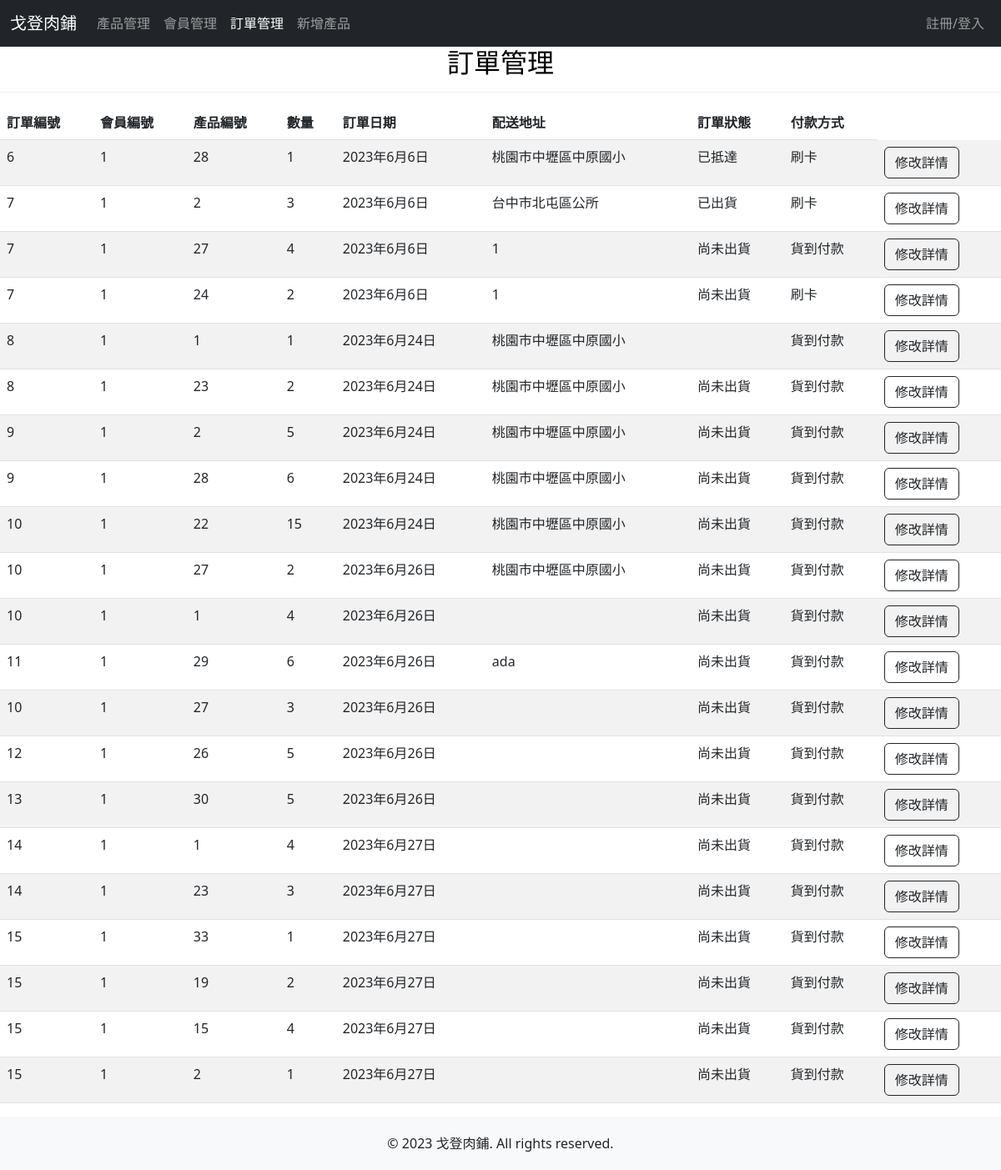
Page /orders_view/ on the committed database.
### mywebsite/models.py (models this page shows)
class order_detail(models.Model):
    PAYMENT_METHOD_CHOICES = [
        ('COD', '貨到付款'),
        ('CC', '刷卡'),
        ('CVS', '超商'),
    ]
    ORDER_STATUS_CHOICES = [
        ('NOT_SHIPPED', '尚未出貨'),
        ('SHIPPED', '已出貨'),
        ('ARRIVED', '已抵達'),
    ]
    ODID = models.AutoField('訂單明細編號', primary_key=True)
    OID = models.IntegerField('訂單編號')
    MID = models.CharField('會員編號', max_length=1000)
    PID = models.CharField('產品編號', max_length=1000)
    PNUM = models.IntegerField('數量')
    ODate = models.DateField('訂單日期', auto_now_add=True)
    OAddr = models.CharField('配送地址', max_length=100)
    OStatus = models.CharField('訂單狀態',max_length=12, choices=ORDER_STATUS_CHOICES, default='NOT_SHIPPED')
    OPayment = models.CharField('付款方式',max_length=3, choices=PAYMENT_METHOD_CHOICES, default='COD')

### mywebsite/views.py (the view)
# urls.py: path('orders_view/', views.orders_view),
def orders_view(request):
    ord = order_detail.objects.all()
    return render(request, 'orders_page.html', locals())

### templates/orders_page.html (shortened to what this page needs)
<!DOCTYPE html>
<html>
    <head>
        <link href="https://cdn.jsdelivr.net/npm/bootstrap@5.3.0-alpha3/dist/css/bootstrap.min.css" rel="stylesheet">
        {% load static %}
        <link href="{% static 'css/styles.css'%}" rel="stylesheet" />
        <link rel="stylesheet" href="https://use.fontawesome.com/releases/v5.6.3/css/all.css"
>
    </head>
    <body id="page-top">
        <nav class="navbar navbar-default navbar-expand-lg navbar-dark bg-dark fixed-top">
            <div class="container-fluid">
                <a class="navbar-brand" href="/dashboard" style="color: white;">戈登肉鋪</a>
                <div class="collapse navbar-collapse" id="navbarSupportedContent">
                    <ul class="navbar-nav me-auto mb-2 mb-lg-0">
                        <li class="nav-item">
                            <a class="nav-link" aria-current="page" href="../dashboard/#products">產品管理</a>
                        </li>
                        <li class="nav-item dropdown">
                          <a class="nav-link" aria-current="page" href="../dashboard/#member">會員管理</a>
                        </li>
                        <li class="nav-item">
                            <a class="nav-link active" href="../orders_view/">訂單管理</a>
                        </li>
                        <li class="nav-item">
                          <a class="nav-link" href="../addp_view/">新增產品</a>
                      </li>
                    </ul>
                    <ul class="navbar-nav">
                      {% if request.Name %}
                      <li class="nav-item dropdown">
                        <a class="nav-link dropdown-toggle" href="#" id="navbarDropdown" role="button" data-bs-toggle="dropdown" aria-expanded="false">
                            {{ request.Name }} {% if request.is_manager %}(管理员){% endif %}
                            </a>
                            <ul class="dropdown-menu" aria-labelledby="navbarDropdown">
                              <li><a class="dropdown-item" href="{% url 'logout' %}">登出</a></li>
                            </ul>
                        </li>
                        {% else %}
                        <li class="nav-item">
                            <a class="nav-link" href="../login/">註冊/登入</a>
                        </li>
                        {% endif %}
                    </ul>
                </div>
              </div>
        </nav>
        <div id = "order">
            <div class="color-block h2-with-border">
              <h2 class="tit">訂單管理</h2>
            </div>
            <hr>
            <div class="table-responsive">
              <table class="table table-striped table-hover table-custom">
                <thead class="thead-dark">
                <thead>
                  <tr>
                    <th>訂單編號</th>
                    <th>會員編號</th>
                    <th>產品編號</th>
                    <th>數量</th>
                    <th>訂單日期</th>
                    <th>配送地址</th>
                    <th>訂單狀態</th>
                    <th>付款方式</th>
                  </tr>
                </thead>
                <tbody>
                  {% for o in ord %}
                  <tr>
                    <form action="/or_e_view/" method = "POST">{% csrf_token %}
                      <td>{{ o.OID }}</td>
                      <td>{{ o.MID }}</td>
                      <td>{{ o.PID }}</td>
                      <td>{{ o.PNUM }}</td>
                      <td>{{ o.ODate }}</td>
                      <td>{{ o.OAddr }}</td>
                      <td>
                        {% if o.OStatus == 'NOT_SHIPPED' %}尚未出貨{% endif %}
                        {% if o.OStatus == 'SHIPPED' %}已出貨{% endif %}
                        {% if o.OStatus == 'ARRIVED' %}已抵達{% endif %}
                      </td>
                      <td>
                        {% if o.OPayment == 'COD' %}貨到付款{% endif %}
                        {% if o.OPayment == 'CC' %}刷卡{% endif %}
                      </td>
                      <td>
                        <input type="submit" value="修改詳情" class="btn btn-outline-dark">
                      </td>
                    </form>
                  </tr>
                  {% endfor %}
              </table>
            </div>
          </div>
    <footer class="footer">
        <div class="container">
            <span>© 2023 戈登肉鋪. All rights reserved.</span>
        </div>
    </footer>
</body>
</html>

### static/css/styles.css (style rules this page uses)
.footer { background-color: #f8f9fa; padding: 20px 0; text-align: center; }

### templates/orders_page.html (style rules this page uses)
.table-custom tbody tr:nth-child(even) { background-color: #f2f2f2; }
.table-custom tbody tr:nth-child(odd) { background-color: #bebdbd; }
hr { border-color: #bebdbd; }
.table-hover tbody tr { transition: 0.5s; }
.tit { color: black; }
.h2-with-border { text-decoration-color: black; }
h2 { text-align: center; }

### rows in the picture
order_detail: OID "6", MID "1", PID "28", PNUM "1", ODate "2023年6月6日", OAddr "桃園市中壢區中原國小", OStatus "已抵達", OPayment "刷卡"
order_detail: OID "7", MID "1", PID "2", PNUM "3", ODate "2023年6月6日", OAddr "台中市北屯區公所", OStatus "已出貨", OPayment "刷卡"
order_detail: OID "7", MID "1", PID "27", PNUM "4", ODate "2023年6月6日", OAddr "1", OStatus "尚未出貨", OPayment "貨到付款"
order_detail: OID "7", MID "1", PID "24", PNUM "2", ODate "2023年6月6日", OAddr "1", OStatus "尚未出貨", OPayment "刷卡"
order_detail: OID "8", MID "1", PID "1", PNUM "1", ODate "2023年6月24日", OAddr "桃園市中壢區中原國小", OPayment "貨到付款"
order_detail: OID "8", MID "1", PID "23", PNUM "2", ODate "2023年6月24日", OAddr "桃園市中壢區中原國小", OStatus "尚未出貨", OPayment "貨到付款"
order_detail: OID "9", MID "1", PID "2", PNUM "5", ODate "2023年6月24日", OAddr "桃園市中壢區中原國小", OStatus "尚未出貨", OPayment "貨到付款"
order_detail: OID "9", MID "1", PID "28", PNUM "6", ODate "2023年6月24日", OAddr "桃園市中壢區中原國小", OStatus "尚未出貨", OPayment "貨到付款"
order_detail: OID "10", MID "1", PID "22", PNUM "15", ODate "2023年6月24日", OAddr "桃園市中壢區中原國小", OStatus "尚未出貨", OPayment "貨到付款"
order_detail: OID "10", MID "1", PID "27", PNUM "2", ODate "2023年6月26日", OAddr "桃園市中壢區中原國小", OStatus "尚未出貨", OPayment "貨到付款"
order_detail: OID "10", MID "1", PID "1", PNUM "4", ODate "2023年6月26日", OStatus "尚未出貨", OPayment "貨到付款"
order_detail: OID "11", MID "1", PID "29", PNUM "6", ODate "2023年6月26日", OAddr "ada", OStatus "尚未出貨", OPayment "貨到付款"
order_detail: OID "10", MID "1", PID "27", PNUM "3", ODate "2023年6月26日", OStatus "尚未出貨", OPayment "貨到付款"
order_detail: OID "12", MID "1", PID "26", PNUM "5", ODate "2023年6月26日", OStatus "尚未出貨", OPayment "貨到付款"
order_detail: OID "13", MID "1", PID "30", PNUM "5", ODate "2023年6月26日", OStatus "尚未出貨", OPayment "貨到付款"
order_detail: OID "14", MID "1", PID "1", PNUM "4", ODate "2023年6月27日", OStatus "尚未出貨", OPayment "貨到付款"
order_detail: OID "14", MID "1", PID "23", PNUM "3", ODate "2023年6月27日", OStatus "尚未出貨", OPayment "貨到付款"
order_detail: OID "15", MID "1", PID "33", PNUM "1", ODate "2023年6月27日", OStatus "尚未出貨", OPayment "貨到付款"
order_detail: OID "15", MID "1", PID "19", PNUM "2", ODate "2023年6月27日", OStatus "尚未出貨", OPayment "貨到付款"
order_detail: OID "15", MID "1", PID "15", PNUM "4", ODate "2023年6月27日", OStatus "尚未出貨", OPayment "貨到付款"
order_detail: OID "15", MID "1", PID "2", PNUM "1", ODate "2023年6月27日", OStatus "尚未出貨", OPayment "貨到付款"
